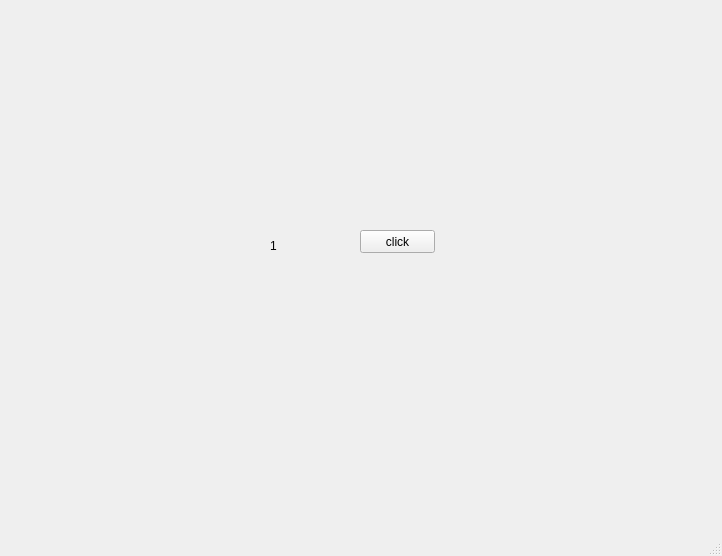
<?xml version="1.0" encoding="UTF-8"?>
<ui version="4.0">
 <class>MainWindow</class>
 <widget class="QMainWindow" name="MainWindow">
  <property name="geometry">
   <rect>
    <x>0</x>
    <y>0</y>
    <width>722</width>
    <height>556</height>
   </rect>
  </property>
  <property name="windowTitle">
   <string>MainWindow</string>
  </property>
  <widget class="QWidget" name="centralwidget">
   <widget class="QPushButton" name="pb">
    <property name="geometry">
     <rect>
      <x>360</x>
      <y>230</y>
      <width>75</width>
      <height>23</height>
     </rect>
    </property>
    <property name="text">
     <string>click</string>
    </property>
   </widget>
   <widget class="QLabel" name="lbl">
    <property name="geometry">
     <rect>
      <x>270</x>
      <y>230</y>
      <width>81</width>
      <height>31</height>
     </rect>
    </property>
    <property name="text">
     <string>1</string>
    </property>
   </widget>
  </widget>
  <widget class="QMenuBar" name="menubar">
   <property name="geometry">
    <rect>
     <x>0</x>
     <y>0</y>
     <width>722</width>
     <height>21</height>
    </rect>
   </property>
  </widget>
  <widget class="QStatusBar" name="statusbar"/>
 </widget>
 <resources/>
 <connections/>
</ui>
